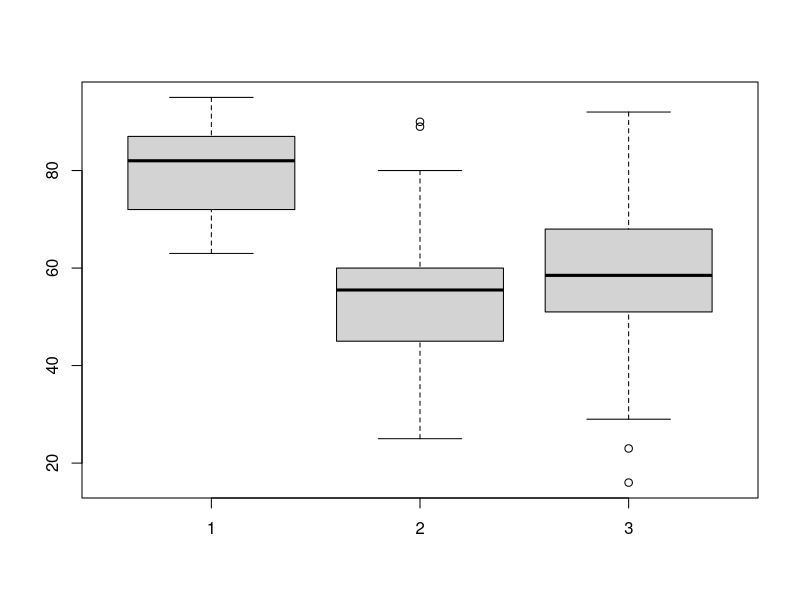
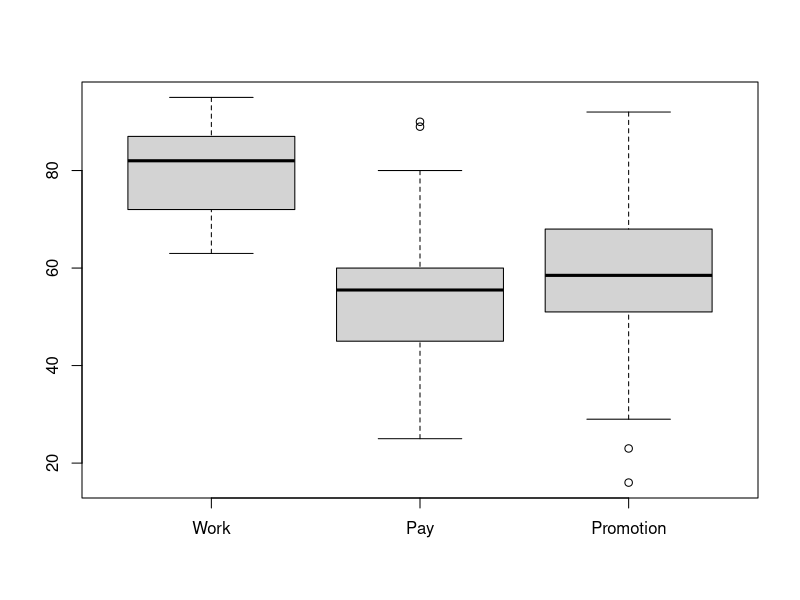
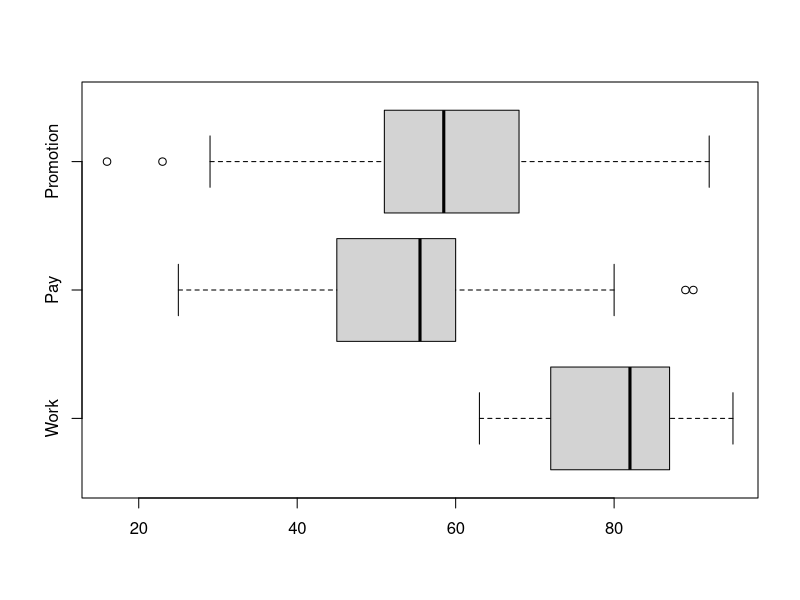
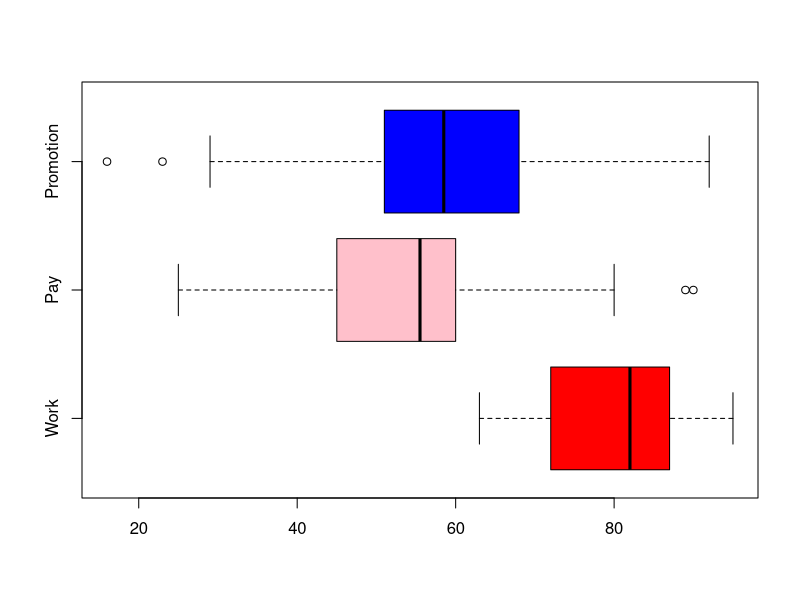
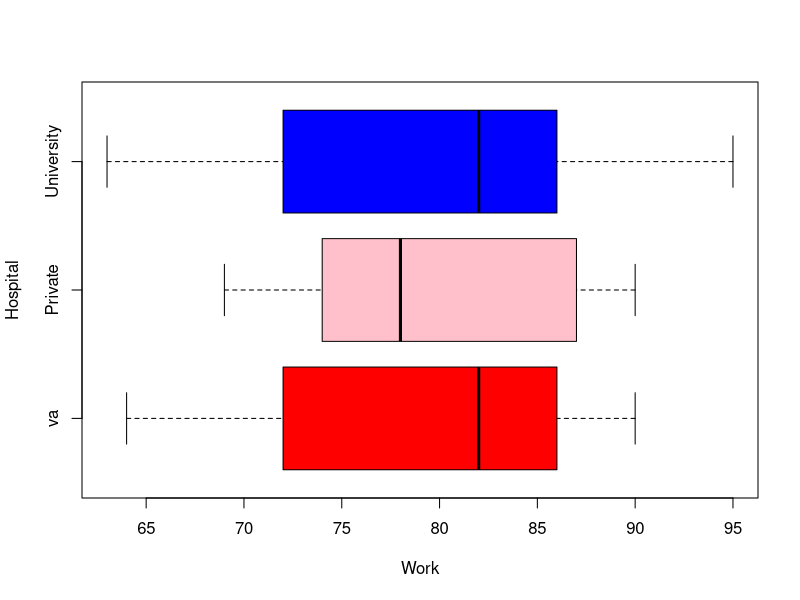
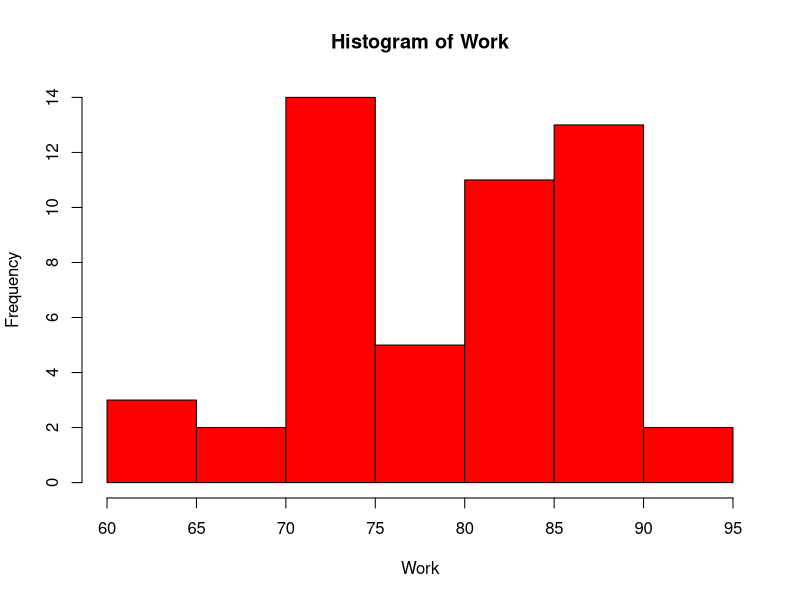
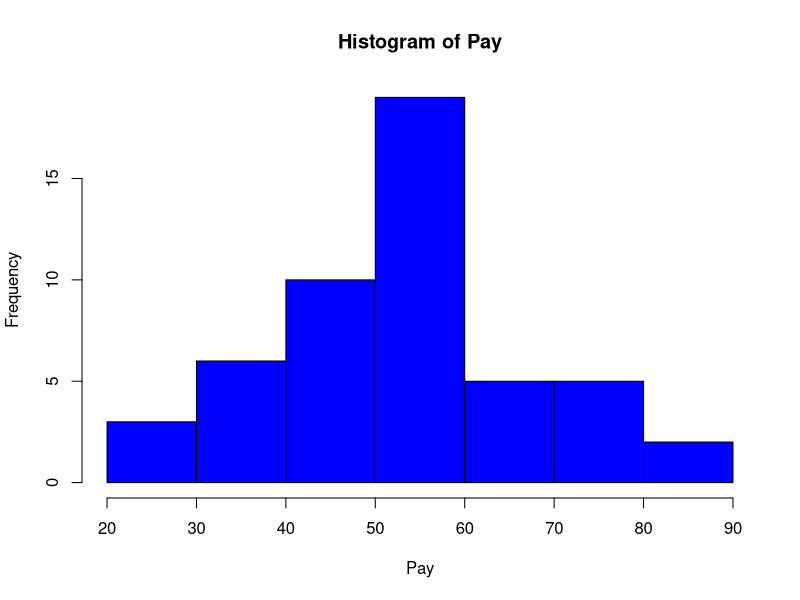
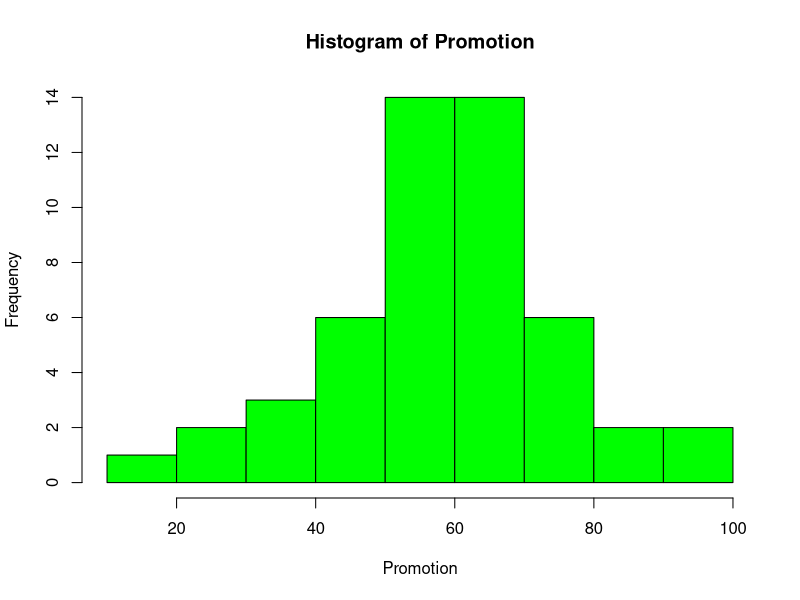

R code for these plots, in order: (Note: this script raises an error after producing the figures.)
setwd("C:/Users/prabanch/Desktop/R Programming")
mydata=read.csv("Health.csv", header=TRUE)
mydata
attach(mydata)

#What do the numbers tell me at macro level?
summary(mydata)
#Sampling is chosen in a specific order by hospital
#inspite of substantail of lagging performance in pay and promotion the work environment showing a very high score 
#shows that all is not too late that the work environment could improve substantially if proper steps are taken.
#Supposed that is this is ignored the work enviroment might further come down. 
by(mydata,  INDICES = Hospital, FUN = summary)

#With median as reference pay is better in "university" hospitalll when compared to the Private and va hospitals
#
boxplot(Work, Pay, Promotion)
boxplot(Work, Pay, Promotion, names = c("Work", "Pay", "Promotion"))
boxplot(Work, Pay, Promotion, names = c("Work", "Pay", "Promotion"), horizontal = TRUE)
boxplot(Work, Pay, Promotion, names = c("Work", "Pay", "Promotion"), col=c("Red", "Pink", "blue"),horizontal = TRUE)
#When in the boxplot there is  outlier there are values outside the allowable
#limit IQR - q3- q1. L= q1 -1.5 IQR, U = q3 + 1.5 IQR
boxplot(Work~Hospital, names = c("va", "Private", "University"), col=c("Red", "Pink", "blue"),horizontal = TRUE)

hist(Work, col = "Red")
hist(Pay, col = "Blue")
hist(Promotion, col = "Green")
# at the macro level it is very evidenet that work enviroonment is the best performenr int he minds of the nurses inspite of the rather meger pay
#
par(mfrow = c(2,2))

work
plot(Work, Pay)

list.files()

